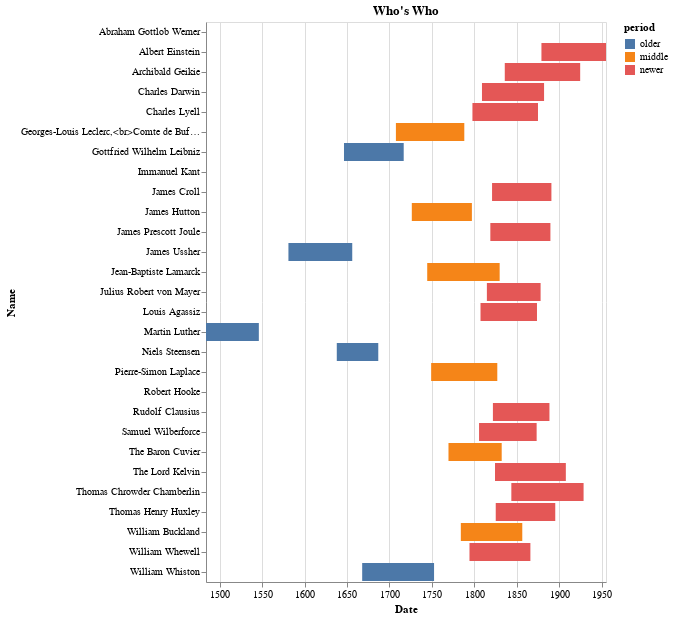

This figure's notebook cell:
### Code cell
### plotting
alt.Chart(df_data).mark_bar().encode(
    x=alt.X('birth_date:T', title="Date"),
    x2=alt.X2('death_date:T', title=None),
    y=alt.Y('name:N', title="Name"),
    color=alt.Color('period:N', sort=['older','middle','newer']),
    tooltip=['name:N','birth_date:T','death_date:T','period:N']
).properties(
    title="Who's Who"
)

### Figure 1 — Vega-Lite specification as saved in the notebook (floating-point values rounded to 4 significant figures)
{"config": {"view": {"continuousWidth": 400, "continuousHeight": 300}}, "data": {"name": "data-09d0bb29f5a7116d303a464349ae6885"}, "mark": "bar", "encoding": {"color": {"field": "period", "sort": ["older", "middle", "newer"], "type": "nominal"}, "tooltip": [{"field": "name", "type": "nominal"}, {"field": "birth_date", "type": "temporal"}, {"field": "death_date", "type": "temporal"}, {"field": "period", "type": "nominal"}], "x": {"field": "birth_date", "title": "Date", "type": "temporal"}, "x2": {"field": "death_date", "title": null}, "y": {"field": "name", "title": "Name", "type": "nominal"}}, "title": "Who's Who", "$schema": "https://vega.github.io/schema/vega-lite/v4.17.0.json", "datasets": {"data-09d0bb29f5a7116d303a464349ae6885": [{"name": "Martin Luther", "birth_date": "1483-11-10", "death_date": "1546-02-18", "period": "older"}, {"name": "James Ussher", "birth_date": "1581-01-04", "death_date": "1656-03-21", "period": "older"}, {"name": "Gottfried Wilhelm Leibniz", "birth_date": "1646-07-01", "death_date": "1716-11-14", "period": "older"}, {"name": "Thomas Burnet", "birth_date": "None", "death_date": "1715-09-27", "period": "older"}, {"name": "Niels Steensen", "birth_date": "1638-01-01", "death_date": "1686-11-25", "period": "older"}, {"name": "William Whiston", "birth_date": "1667-12-09", "death_date": "1752-08-22", "period": "older"}, {"name": "Immanuel Kant", "birth_date": "1724-04-22", "death_date": "None", "period": "middle"}, {"name": "Pierre-Simon Laplace", "birth_date": "1749-03-23", "death_date": "1827-03-05", "period": "middle"}, {"name": "Georges-Louis Leclerc,<br>Comte de Buffon", "birth_date": "1707-09-07", "death_date": "1788-04-16", "period": "middle"}, {"name": "Robert Hooke", "birth_date": "1635-07-18", "death_date": "None", "period": "middle"}, {"name": "James Hutton", "birth_date": "1726-06-03", "death_date": "1797-03-26", "period": "middle"}, {"name": "The Baron Cuvier", "birth_date": "1769-08-23", "death_date": "1832-05-13", "period": "middle"}, {"name": "Jean-Baptiste Lamarck", "birth_date": "1744-08-01", "death_date": "1829-12-18", "period": "middle"}, {"name": "Richard Kirwan", "birth_date": "None", "death_date": "None", "period": "middle"}, {"name": "Abraham Gottlob Werner", "birth_date": "1749-09-25", "death_date": "None", "period": "middle"}, {"name": "William Buckland", "birth_date": "1784-03-12", "death_date": "1856-08-14", "period": "middle"}, {"name": "George Julius Poulett Scrope", "birth_date": "None", "death_date": "None", "period": "middle"}, {"name": "Louis Agassiz", "birth_date": "1807-05-28", "death_date": "1873-12-14", "period": "newer"}, {"name": "William Whewell", "birth_date": "1794-05-24", "death_date": "1866-03-06", "period": "newer"}, {"name": "Archibald Geikie", "birth_date": "1835-12-28", "death_date": "1924-11-10", "period": "newer"}, {"name": "Thomas Chrowder Chamberlin", "birth_date": "1843-09-25", "death_date": "1928-11-15", "period": "newer"}, {"name": "Julius Robert von Mayer", "birth_date": "1814-11-25", "death_date": "1878-03-20", "period": "newer"}, {"name": "James Prescott Joule", "birth_date": "1818-12-24", "death_date": "1889-10-11", "period": "newer"}, {"name": "Rudolf Clausius", "birth_date": "1822-01-02", "death_date": "1888-08-24", "period": "newer"}, {"name": "The Lord Kelvin", "birth_date": "1824-06-26", "death_date": "1907-12-17", "period": "newer"}, {"name": "Thomas Henry Huxley", "birth_date": "1825-05-04", "death_date": "1895-06-29", "period": "newer"}, {"name": "Samuel Wilberforce", "birth_date": "1805-09-07", "death_date": "1873-07-19", "period": "newer"}, {"name": "Charles Lyell", "birth_date": "1797-11-14", "death_date": "1875-02-22", "period": "newer"}, {"name": "Charles Darwin", "birth_date": "1809-02-12", "death_date": "1882-04-19", "period": "newer"}, {"name": "James Croll", "birth_date": "1821-01-02", "death_date": "1890-12-15", "period": "newer"}, {"name": "Albert Einstein", "birth_date": "1879-03-14", "death_date": "1955-04-18", "period": "newer"}]}}
